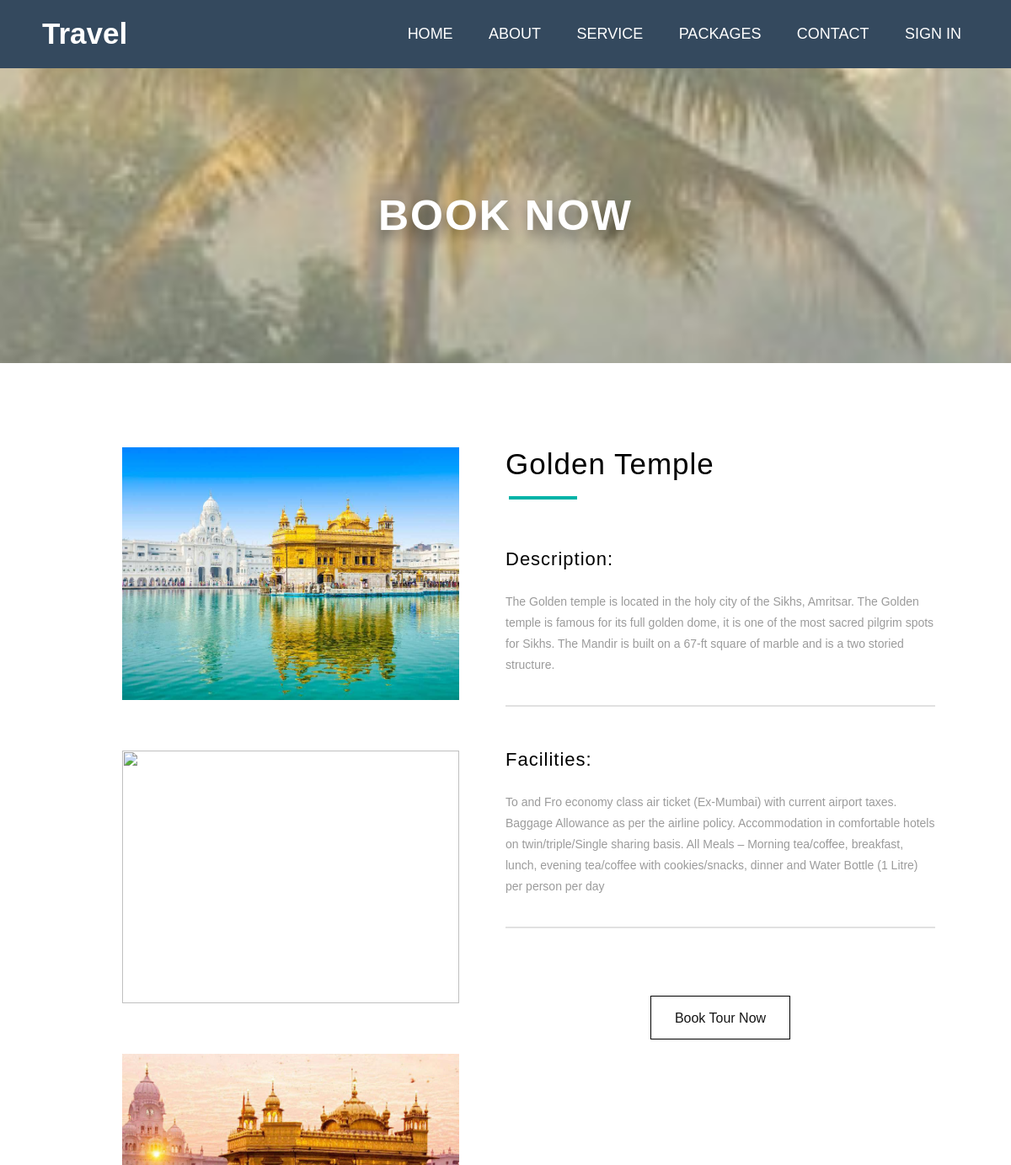
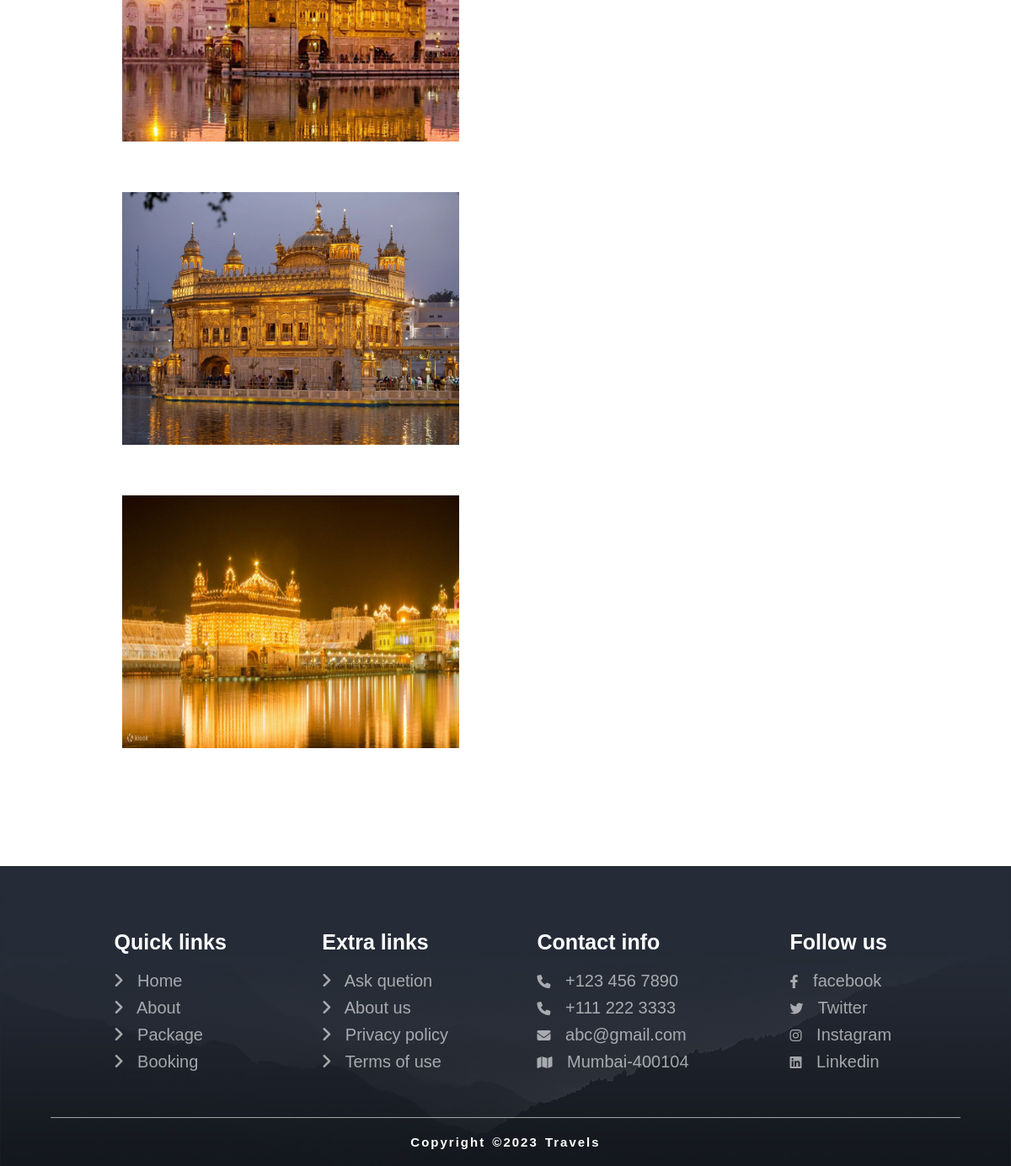
/book.php?id=3, run on the app's committed database (2 pictures, top to bottom).
### tables this page shows
CREATE TABLE packages(
id INT NOT NULL AUTO_INCREMENT,
title VARCHAR(255),
description VARCHAR(500),
facilities VARCHAR(500),
location VARCHAR(30),
adultprice INT(255),
childprice INT(255),
image VARCHAR(255),
image1 VARCHAR(255),
image2 VARCHAR(255),
image3 VARCHAR(255),
image4 VARCHAR(255),
PRIMARY KEY (id)
);

### cache.php (called while the page is built)
<?php
	$version = time();
?>

### book.php (the view, shortened to what this page needs)
<?php include 'cache.php'; ?>
<!DOCTYPE html>
<html lang="en">
<head>
	<link rel="stylesheet" href="css/style.css?v=<?=$version?>">
	<link rel="stylesheet" type="text/css" href="./css/all.css?v=<?=$version?>">
</head>
<body>
	<?php
		$text = $text1 = "";
		if(!isset($_SESSION['log'])){
			$text = "SIGN IN";
		}else{
			$text1 = "MY ACCOUNT";
		}
	?>
	<nav>
		<label for="logo">Travel</label>
		<ul>
			<li><a href="index.php">Home</a></li>
			<li><a href="about.php">About</a></li>
			<li><a href="index.php #service">Service</a></li>
			<li><a class="Active" href="packages.php">Packages</a></li>
			<li><a href="contact.php">Contact</a></li>
			<li><a href="user-panel/user-login.php"><?php echo $text; echo $text1; ?></a></li>
		</ul>
	</nav>
	<div class="book-bg">
		<h3>BOOK NOW</h3>
	</div>
	<?php
		include 'database_connect.php';
		$view_id = $_GET['id'];
		$viewquery =  ' SELECT * FROM `packages` WHERE id = '.$view_id.' ';
		$query_run = mysqli_query($conn, $viewquery);
		if(mysqli_num_rows($query_run) > 0){
			$detail = mysqli_fetch_array($query_run);
	?>
					<div class="book-conatiner">
						<div class="book-img">
							<img src="<?=$detail['image'];?>" width="400px" height="300px">
							<img src="<?=$detail['image1'];?>" width="400px" height="300px">
							<img src="<?=$detail['image2'];?>" width="400px" height="300px">
							<img src="<?=$detail['image3'];?>" width="400px" height="300px">
							<img src="<?=$detail['image4'];?>" width="400px" height="300px">
						</div>
						<div class="book-content">
							<h3><?=$detail['title'];?></h3>
							<div class="content-desc">
								<h4>Description:</h4>
								<p><?=$detail['description'];?></p>
							</div>
							<div class="content-desc box-margin">
								<h4>Facilities:</h4>
								<p><?=$detail['facilities'];?></p>
							</div>
							<div class="book-btn">
								<a href="checkout.php?id=<?php echo $detail["id"]?>">Book Tour Now</a>
							</div>
						</div>
					</div>
	<?php
		}
	?>
	<?php include 'footer.php'; ?>
</body>
</html>

### css/style.css (style rules this page uses)
* { padding: 0; margin: 0; text-decoration: none; list-style: none; }
html { scroll-behavior: smooth; overflow-x: hidden; overflow-y: auto; }
body { font-family: montserrat; font-family: "Poppins", sans-serif; overscroll-behavior: none; }
nav { height: 81px; width: 100%; background: #34495e; }
nav label { font-size: 35px; font-weight: bold; color: white; margin: 0 50px; line-height: 80px; }
nav ul { float: right; margin-right: 40px; }
nav li { display: inline-block; margin: 0 8px; line-height: 80px; }
nav a { color: white; font-size: 18px; text-transform: uppercase; border: 1px solid transparent; padding: 7px 10px; border-radius: 3px; }
.book-bg { width:100%; height:350px; background-image: url(../images/book-bg.jpg); background-size:cover; background-position:center; background-attachment:fixed; display:flex; justify-content:center; align-items:center; }
.book-bg h3 { font-size:50px; font-family: "Montserrat", sans-serif, Arial, sans-serif; font-weight: 600; letter-spacing:2px; color:white; text-shadow:3px 9px 16px rgb(0 0 0 / 45%); }
.book-conatiner { width:85%; height:auto; margin:0 auto; display:flex; }
.book-img { width:50%; height:auto; display:flex; flex-direction:column; align-items:center; margin:100px 0 80px 0; }
.book-img img { margin-bottom:60px; }
.book-content { width:50%; height:auto; margin:100px 0 80px 0; }
.book-content h3 { font-weight: 500; letter-spacing: normal; font-size: 35px; font-family: "Montserrat", sans-serif, Arial, sans-serif; letter-spacing:1px; position:relative; }
.book-content h3::after { content:''; position:absolute; width:15%; left:4px; top:145%; border:2px solid #01b3a7; }
.content-desc { width:100%; height:auto; margin:80px 0 0 0; border-bottom:2px solid #e1e1e1; }
.content-desc h4 { font-weight: 500; letter-spacing: normal; font-size:22px; font-family: "Montserrat", sans-serif, Arial, sans-serif; letter-spacing:1px; margin-bottom:25px; }
.content-desc p { line-height:25px; font-family: "Montserrat", sans-serif, Arial, sans-serif; font-size: 14px; font-weight: 400; color: #9b9b9b; margin-bottom:35px; }
.box-margin { margin:50px 0 0 0; }
.book-btn { width:100%; height:auto; display:flex; justify-content:center; margin-top:80px; }
.book-btn a { padding: 17px 28px 15px; font-size: 16px; border: 1px solid black; font-family: "Montserrat", sans-serif, Arial, sans-serif; font-weight: 500; letter-spacing: normal; white-space: nowrap; color: #151515; }

### data on the page
packages: title "Golden Temple", description "The Golden temple is located in the holy city of the Sikhs, Amritsar. The Golden temple is famous for its full golden dome, it is one of the most sacred pilgrim spots for Sikhs. The Mandir is built on a 67-ft square of marble and is a two storied structure.", facilities "To and Fro economy class air ticket (Ex-Mumbai) with current airport taxes. Baggage Allowance as per the airline policy. Accommodation in comfortable hotels on twin/triple/Single sharing basis. All Meals – Morning tea/coffee, breakfast, lunch, evening tea/coffee with cookies/snacks, dinner and Water Bottle (1 Litre) per person per day"

### other printed values
$text "SIGN IN"
